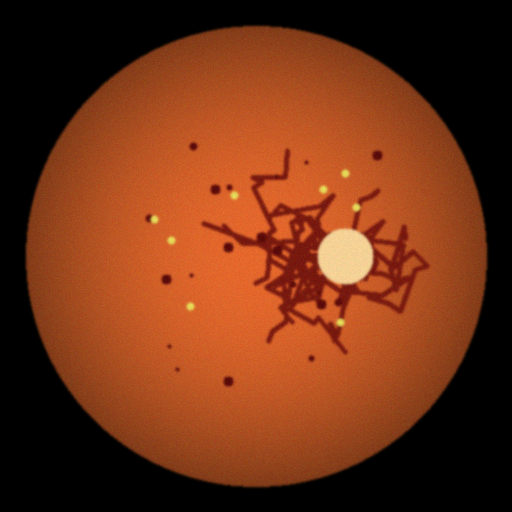
#> input picture test_assets/synthetic_fundus.png, 512 x 512 px
$ python -i dr_preprocess.py   (imports and definitions only)
#> lines starting #> are read from the running program, lines starting #| are printed output that depends on the picture; after the words box and inside, x2 and y2 are one past the last pixel; in counts of white or black regions, pixels touching at a corner belong together
# Reference (Python/OpenCV) implementation of the production preprocessing
# pipeline from the training notebook's predict_fundus(). The browser version
# in docs/pipeline.js mirrors this step for step; this file is the ground truth
# used to verify both the ONNX export and the JavaScript port.

import cv2
import numpy as np
from PIL import Image

STAGE1_SIZE = 380
INPUT_SIZE = 300
MEAN = np.array([0.485, 0.456, 0.406], dtype=np.float32)
STD = np.array([0.229, 0.224, 0.225], dtype=np.float32)
TTA_VIEWS = ["identity", "hflip", "vflip", "rot90", "rot270"]


# ---- Stage 1: fundus enhancement (uint8 RGB in, uint8 RGB out) ----

def crop_black_border(img, tol=7):
    # Crop to the bounding box of pixels brighter than the background.
#> called with tol = 7
    gray = cv2.cvtColor(img, cv2.COLOR_RGB2GRAY)
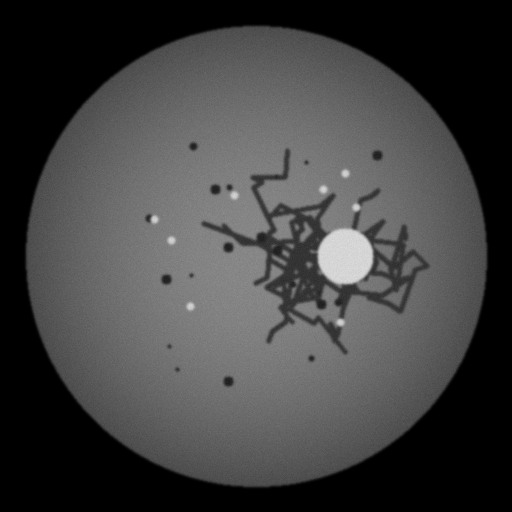
#> gray: shape (512, 512); min 0, max 223, mean 65.1
    mask = gray > tol
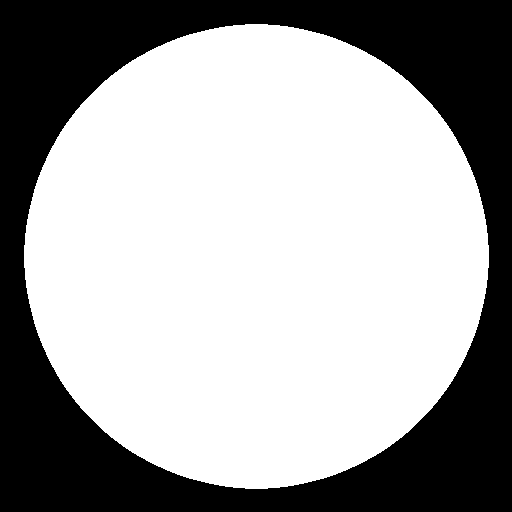
#> mask: shape (512, 512) bool; 64.5% white; 1 black region, box (x1, y1, x2, y2) and area: (0, 0, 512, 512) 93091
    if mask.sum() < 100:
        return img
    ys, xs = np.where(mask)
    return img[ys.min():ys.max() + 1, xs.min():xs.max() + 1]


def ben_graham(img, sigma_frac=30.0, gain=4.0):
    # Subtract local average colour to even out illumination.
#> called with sigma_frac = 30, gain = 4
    sigma = max(img.shape[0] / sigma_frac, 1.0)
#> sigma = 12.67
    blurred = cv2.GaussianBlur(img, (0, 0), sigmaX=sigma)
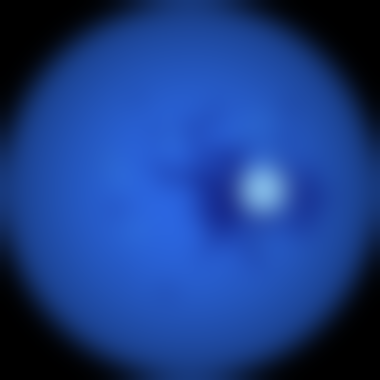
#> blurred: shape (380, 380, 3); mean of channels 0, 1, 2 134.3, 61.1, 26.4; drawn as B, G, R
    return cv2.addWeighted(img, gain, blurred, -gain, 128)
#> returned value: shape (380, 380, 3)


def apply_clahe(img, clip=2.0, grid=8):
    # Local contrast enhancement on the lightness channel only.
#> called with clip = 2, grid = 8
    lab = cv2.cvtColor(img, cv2.COLOR_RGB2LAB)
#> lab: shape (380, 380, 3); mean of channels 0, 1, 2 137.7, 131.5, 129
    l, a, b = cv2.split(lab)
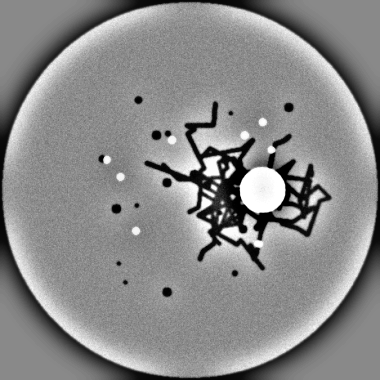
#> l: shape (380, 380); min 0, max 255, mean 137.7
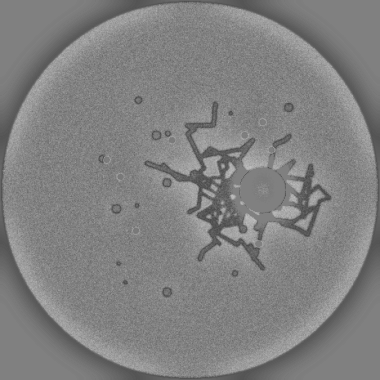
#> b: shape (380, 380); min 68, max 190, mean 129
    clahe = cv2.createCLAHE(clipLimit=clip, tileGridSize=(grid, grid))
    return cv2.cvtColor(cv2.merge([clahe.apply(l), a, b]), cv2.COLOR_LAB2RGB)
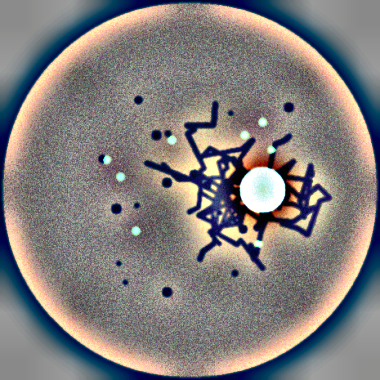
#> returned value: shape (380, 380, 3); mean R, G, B 129.9, 125.4, 124.1


def denoise(img):
    return cv2.bilateralFilter(img, d=5, sigmaColor=40, sigmaSpace=40)


def apply_circle_mask(img, frac=0.97):
    # Zero everything outside a centred circle to hide the bright rim that
    # Ben Graham's filter creates at the edge of the fundus.
#> called with frac = 0.97
    h, w = img.shape[:2]
#> h = 380; w = 380
    mask = np.zeros((h, w), dtype=np.uint8)
    cv2.circle(mask, (w // 2, h // 2), int(min(h, w) / 2 * frac), 255, -1)
#> mask: shape (380, 380); 73.7% white; 1 black region, box (x1, y1, x2, y2) and area: (0, 0, 380, 380) 38047
    return cv2.bitwise_and(img, img, mask=mask)
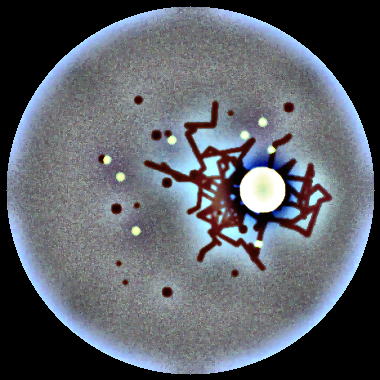
#> returned value: shape (380, 380, 3); mean of channels 0, 1, 2 104.2, 96.3, 91.9; drawn as B, G, R


def preprocess_fundus(img, size=STAGE1_SIZE):
    img = crop_black_border(img)
    img = cv2.resize(img, (size, size), interpolation=cv2.INTER_AREA)
    img = ben_graham(img)
    img = apply_clahe(img)
    img = denoise(img)
    return apply_circle_mask(img)


# ---- Stage 2: model input (deterministic torchvision transform path) ----

def to_model_input(img380):
    # transforms.Resize(300) on a PIL image (bilinear, antialiased), then
    # ToTensor + Normalize. Returns float32 CHW.
    small = Image.fromarray(img380).resize((INPUT_SIZE, INPUT_SIZE), Image.BILINEAR)
    x = np.asarray(small, dtype=np.float32) / 255.0
    x = (x - MEAN) / STD
    return x.transpose(2, 0, 1).copy()


# ---- Stage 3: test-time augmentation views (on a CHW array) ----

def tta_batch(chw):
    views = [
        chw,
        chw[:, :, ::-1],              # horizontal flip
        chw[:, ::-1, :],              # vertical flip
        np.rot90(chw, 1, axes=(1, 2)),  # rotate 90
        np.rot90(chw, 3, axes=(1, 2)),  # rotate 270
    ]
    return np.stack([np.ascontiguousarray(v) for v in views]).astype(np.float32)


def load_rgb(path):
    return np.array(Image.open(path).convert("RGB"))

>>> import cv2
>>> picture = cv2.cvtColor(cv2.imread('test_assets/synthetic_fundus.png'), cv2.COLOR_BGR2RGB)
>>> result = preprocess_fundus(picture)
